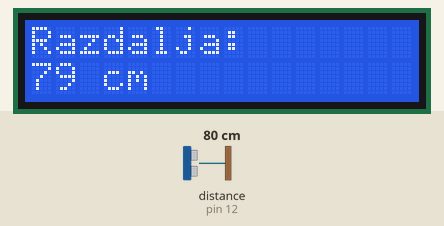
This sketch was run on a simulated Arduino Uno, built with avr-gcc and run on an emulated ATmega328P. On the bench: 16×2 character LCD. Wiring (inferred from the names in the program): ultrasonic range finder: trigger pin 13; echo pin 12. The test bench sets the inputs (shaded band); at power-on: distance to the obstacle (sensor on pin 12) 80 cm. The echo pulse lasts 58.3 µs per cm.

Above: at 1.2 s.
1.3 s: distance to the obstacle (sensor on pin 12) set to 2 cm
At 2.4 s:
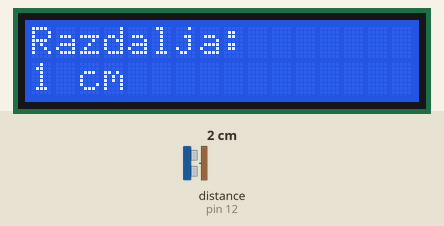
3.0 s: distance to the obstacle (sensor on pin 12) set to 4 cm
At 4.0 s:
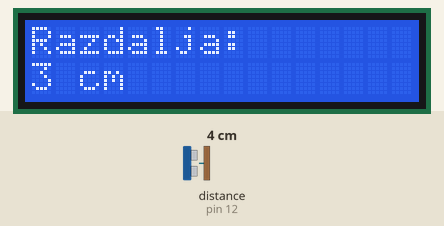
4.6 s: distance to the obstacle (sensor on pin 12) set to 9 cm
At 5.6 s:
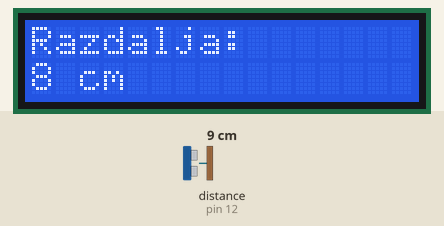
Timing chart, 0 to 7.6 s (numbered marks = the images above; inputs shaded):
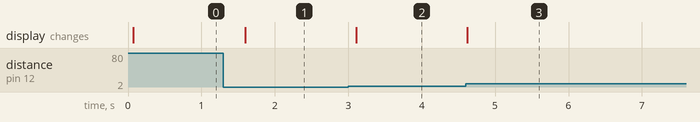

Measured:
- after the input at 1.3 s, the display: changes after 0.29 s (image 1)
- after the input at 3.0 s, the display: changes after 0.11 s (image 2)
- after the input at 4.6 s, the display: changes at once (image 3)

The sketch:

ZOP_7-arduino.ino
```cpp
/*
HC-SR04 Ultrasonic Sensor
VCC to Arduino 5V
GND to Arduino GND
Echo to Arduino pin 12
Trig to Arduino pin 13

LCD Display
VSS to Arduino GND
VCC to Arduino 5V
VEE to Arduino GND
RS to Arduino pin 11
R/W to Arduino pin 10
E to Arduino pin 9
DB4 to Arduino pin 2
DB5 to Arduino pin 3
DB6 to Arduino pin 4
DB7 to Arduino pin 5
LED+ to Arduino 5V
LED- to Arduino GND
*/

#include <LiquidCrystal.h> //Knjižnjica,ki jo moraš naložiti(Liquid Crystal Library)
LiquidCrystal LCD(11,10,9,2,3,4,5);

#define trigPin 13 //Echo pin povezan na Arduino pin 13
#define echoPin 12 //Trig pin povezan na Arduino pin 12

void setup()
{
pinMode(trigPin, OUTPUT);
pinMode(echoPin, INPUT);

LCD.begin(16,2); //Arduino, naj začne svoj 16-stolpični LCD z 16 stolpci LCD
LCD.setCursor(0,0); //Nastavi kazalec LCD v zgornji levi kot, stolpec 0, vrstica 0

LCD.print("Razdalja:"); //Izpiše sporočilo na prvo vrstico
}

void loop() {
long duration, distance;
digitalWrite(trigPin, LOW);
delayMicroseconds(2);
digitalWrite(trigPin, HIGH);
delayMicroseconds(10);
digitalWrite(trigPin, LOW);
duration = pulseIn(echoPin, HIGH);
distance = (duration/2) / 29.1;

LCD.setCursor(0,1); //Nastavi kazalec na prvi stolpec druge vrstice
LCD.print(" "); //Izpiše praznino, da počisti vrstico
LCD.setCursor(0,1); //Ponovno nastavi kazalec v prvi stolpec druge vrstice
LCD.print(distance); //Izpiše izmerjeno razdaljo
LCD.print(" cm                  "); //Izpiše svojo enoto
delay(500); //Premor, da uredi stvari
}
```
